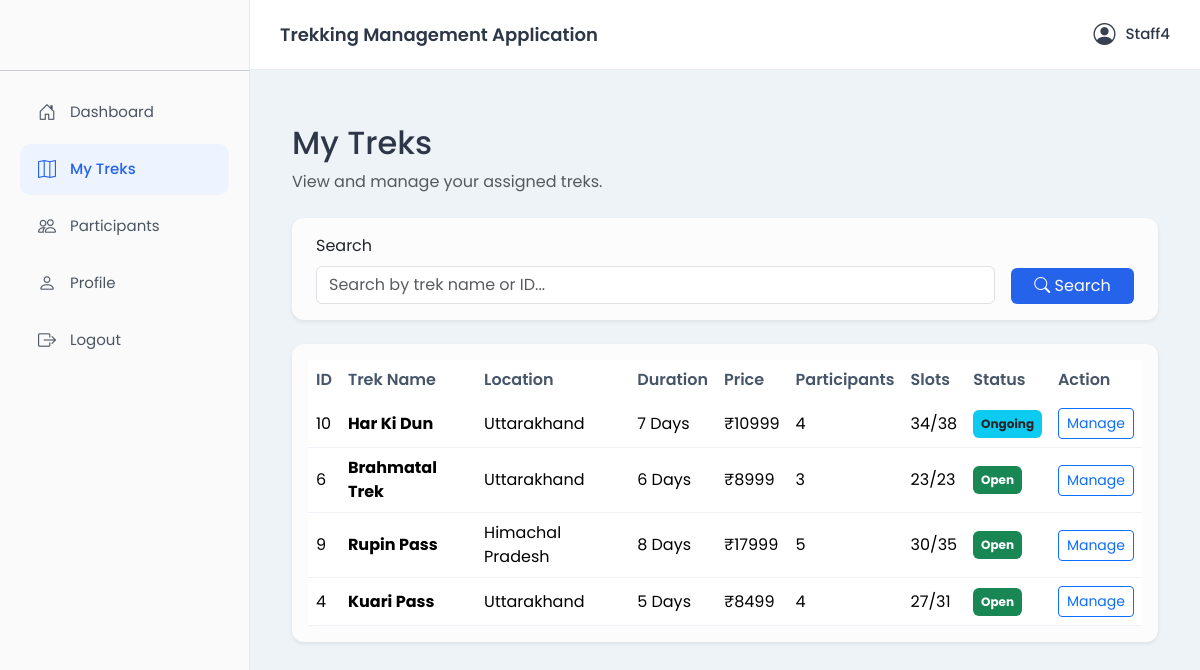
/staff/treks (signed in), run on the app's committed database.
### models.py (models this page shows, shortened)
class User(UserMixin, db.Model) :
    __tablename__ = "users"
    id = db.Column(db.Integer, primary_key = True)
    username = db.Column(db.String(50), unique = True, nullable = False)
    email = db.Column(db.String(120), unique = True, nullable = False)
    password_hash = db.Column(db.String(256), nullable = False)
    full_name = db.Column(db.String(120), nullable = False)
    phone = db.Column(db.String(20))
    role = db.Column(db.String(20), nullable = False, default = "user")  # admin, staff, user
    status = db.Column(db.String(20), nullable = False, default = "active")  # active, blacklisted
    created_at = db.Column(db.DateTime, default = datetime.utcnow)
    bookings = db.relationship("Booking", backref="user", lazy = True)
    assigned_treks = db.relationship("Trek", backref = "assigned_staff", lazy = True, foreign_keys = "Trek.assigned_staff_id")
    staff_profile = db.relationship("StaffProfile", backref = "user", uselist = False, lazy = True)

class Trek(db.Model) :
    __tablename__ = "treks"
    id = db.Column(db.Integer, primary_key = True)
    name = db.Column(db.String(150), nullable = False)
    location = db.Column(db.String(150), nullable = False)
    difficulty = db.Column(db.String(20), nullable = False)  # easy, moderate, hard
    duration_days = db.Column(db.Integer, nullable = False)
    total_slots = db.Column(db.Integer, nullable = False)
    available_slots = db.Column(db.Integer, nullable = False)
    assigned_staff_id = db.Column(db.Integer, db.ForeignKey("users.id"), nullable = True)
    image_url = db.Column(db.String(500),default="")
    price = db.Column(db.Float,nullable=False,default=0)
    status = db.Column(db.String(20), nullable = False, default="open")  # open, closed, started, ongoing, completed
    start_date = db.Column(db.Date, nullable = False)
    end_date = db.Column(db.Date, nullable = False)
    description = db.Column(db.Text, default="")
    created_at = db.Column(db.DateTime, default = datetime.utcnow)
    bookings = db.relationship("Booking", backref = "trek", lazy = True)

### routes/staff.py (the view, shortened to what this page needs)
@staff_bp.route("/treks")
@login_required
def my_treks():
    if current_user.role != "staff":
        flash("Access denied.", "danger")
        return redirect_dashboard(current_user)
    search = request.args.get("search", "").strip()
    query = Trek.query.filter(
        Trek.assigned_staff_id == current_user.id
    )
    treks = query.order_by(Trek.start_date.asc()).all()
    return render_template(
        "staff/my_treks.html",
        treks=treks,
        search=search
    )

### app.py (called while the page is built)
@login_manager.user_loader
def load_user(user_id):
    return db.session.get(User, int(user_id))

### templates/staff/my_treks.html (shortened to what this page needs)
{% extends "base.html" %}
{% block content %}
<div class="container mt-4">
    <div class="d-flex justify-content-between align-items-center mb-4">
        <div>
            <h2>My Treks</h2>
            <p class="text-muted mb-0">
                View and manage your assigned treks.
            </p>
        </div>
    </div>
    <div class="card shadow-sm mb-4">
        <div class="card-body">
            <form method="GET">
                <div class="row g-3 px-2">
                    <div class="col-md-10">
                        <label class="form-label"> Search </label>
                        <input
                            type="text"
                            class="form-control"
                            name="search"
                            placeholder="Search by trek name or ID..."
                            value="{{ search }}"
                        >
                    </div>
                    <div class="col-md-2 d-flex align-items-end">
                        <button class="btn btn-primary w-100">
                            <i class="bi bi-search"></i>
                            Search
                        </button>
                    </div>
                </div>
            </form>
        </div>
    </div>
    {% if treks %}
    <div class="card shadow-sm">
        <div class="card-body">
            <table class="table table-hover align-middle mb-0">
                <thead>
                    <tr>
                        <th>ID</th>
                        <th>Trek Name</th>
                        <th>Location</th>
                        <th>Duration</th>
                        <th>Price</th>
                        <th>Participants</th>
                        <th>Slots</th>
                        <th>Status</th>
                        <th>Action</th>
                    </tr>
                </thead>
                <tbody>
                    {% for trek in treks %}
                    <tr>
                        <td>{{ trek.id }}</td>
                        <td> <strong>{{ trek.name }}</strong> </td>
                        <td>{{ trek.location }}</td>
                        <td>
                            {{ trek.duration_days }}
                             Day{% if trek.duration_days != 1 %}s{% endif %}
                        </td>
                        <td>₹{{ "%.0f"|format(trek.price) }}</td>
                        <td>{{ trek.bookings|length }}</td>
                        <td>{{ trek.available_slots }}/{{ trek.total_slots }}</td>
                        <td>
                            {% if trek.status == "open" %}
                            <span class="badge bg-success py-2"> Open </span>
                            {% elif trek.status == "started" %}
                            <span class="badge bg-warning text-dark py-2"> Started </span>
                            {% elif trek.status == "ongoing" %}
                            <span class="badge bg-info text-dark py-2"> Ongoing </span>
                            {% elif trek.status == "completed" %}
                            <span class="badge bg-primary py-2"> Completed </span>
                            {% else %}
                            <span class="badge bg-danger py-2"> Closed </span>
                            {% endif %}
                        </td>
                        <td>
                            <a href="{{ url_for('staff.manage_trek', trek_id=trek.id) }}"
                                class="btn btn-outline-primary btn-sm">
                                Manage
                            </a>
                        </td>
                    </tr>
                    {% endfor %}
                </tbody>
            </table>
        </div>
    </div>
    {% endif %}
</div>
{% endblock %}

### templates/base.html (shortened to what this page needs)
<!DOCTYPE html>
<html lang="en">
    <head>
        <link href="https://cdn.jsdelivr.net/npm/bootstrap@5.3.3/dist/css/bootstrap.min.css" rel="stylesheet">
        <link rel="stylesheet" href="https://cdn.jsdelivr.net/npm/bootstrap-icons@1.11.3/font/bootstrap-icons.css">
        <link rel="stylesheet" href="{{ url_for('static', filename='css/style.css') }}">
    </head>
    <body>
        {% if current_user.is_authenticated %}
            {% if current_user.role == "admin" %}
                {% set dashboard = 'admin.dashboard' %}
            {% elif current_user.role == "staff" %}
                {% set dashboard = 'staff.dashboard' %}
            {% else %}
                {% set dashboard = 'user.dashboard' %}
            {% endif %}
        <div class="wrapper">
            <aside class="sidebar">
                <hr>
                <ul class="sidebar-menu">
                    <li>
                        <a href="{{ url_for(dashboard) }}"
                        class="{% if request.endpoint==dashboard %}active{% endif %}">
                            <i class="bi bi-house-door"></i>
                            <span>Dashboard</span>
                        </a>
                    </li>
                    {% if current_user.role=="admin" %}
                    <li>
                        <a href="{{ url_for('admin.treks') }}"
                        class="{% if request.endpoint=='admin.treks' %}active{% endif %}">
                            <i class="bi bi-map"></i>
                            <span>Treks</span>
                        </a>
                    </li>
                    <li>
                        <a href="{{ url_for('admin.staff') }}"
                        class="{% if request.endpoint=='admin.staff' %}active{% endif %}">
                            <i class="bi bi-person"></i>
                            <span>Staff</span>
                        </a>
                    </li>
                    <li>
                        <a href="{{ url_for('admin.users') }}"
                        class="{% if request.endpoint=='admin.users' %}active{% endif %}">
                            <i class="bi bi-people"></i>
                            <span>Users</span>
                        </a>
                    </li>
                    <li>
                        <a href="{{ url_for('admin.bookings') }}"
                        class="{% if request.endpoint=='admin.bookings' %}active{% endif %}">
                            <i class="bi bi-calendar-check"></i>
                            <span>Bookings</span>
                        </a>
                    </li>
                    {% elif current_user.role=="staff" %}
                    <li>
                        <a href="{{ url_for('staff.my_treks') }}"
                        class="{% if request.endpoint=='staff.my_treks' %}active{% endif %}">
                            <i class="bi bi-map"></i>
                            <span>My Treks</span>
                        </a>
                    </li>
                    <li>
                        <a href="{{ url_for('staff.participants') }}"
                        class="{% if request.endpoint=='staff.participants' %}active{% endif %}">
                            <i class="bi bi-people"></i>
                            <span>Participants</span>
                        </a>
                    </li>
                    <li>
                        <a href="{{ url_for('staff.profile') }}"
                        class="{% if request.endpoint=='staff.profile' %}active{% endif %}">
                            <i class="bi bi-person"></i>
                            <span>Profile</span>
                        </a>
                    </li>
                    {% endif %}
                    <li>
                        <a href="{{ url_for('auth.logout')}}"
                        class="{% if request.endpoint=='auth.logout' %}active{% endif %}">
                            <i class="bi bi-box-arrow-right"></i>
                            <span>Logout</span>
                        </a>
                    </li>
                </ul>
            </aside>
            <div class="main">
                <nav class="topbar">
                    <h5 class="app-title">Trekking Management Application</h5>
                    <div class="profile">
                        <i class="bi bi-person-circle"></i>
                        <span>{{ current_user.username.capitalize() }}</span>
                    </div>
                </nav>
                <div class="page-content">
                    {% block content %}{% endblock %}
                </div>
            </div>
        </div>
        {% else %}
        {% block public_content %}
        {% endblock %}
        {% endif %}
    </body>
</html>

### static/css/style.css (style rules this page uses)
* { margin:0; padding:0; box-sizing:border-box; }
body { font-family:'Poppins',sans-serif; background:#eef3f8; color:#2d3748; }
.wrapper { display:flex; min-height:100vh; }
.sidebar { width:250px; background:#fafafa; border-right:1px solid #e6e9ef; position:fixed; height:100vh; display:flex; flex-direction:column; }
.sidebar hr { margin-top: 70px; }
.sidebar-menu { list-style:none; padding:0px 20px 12px 20px; }
.sidebar-menu li { margin-bottom:6px; }
.sidebar-menu a { display:flex; align-items:center; gap:14px; text-decoration:none; color:#4b5563; padding:12px 18px; border-radius:10px; transition:.25s; font-size:15px; }
.sidebar-menu a i { font-size:18px; }
.sidebar-menu a.active { background:#edf4ff; color:#2563eb; font-weight:500; }
.main { margin-left:250px; width:calc(100% - 250px); }
.topbar { height:70px; background:#fff; border-bottom:1px solid #e8ecf2; display:flex; justify-content:space-between; align-items:center; padding:0 30px; }
.app-title { font-size:18px; font-weight:600; margin:0; }
.profile { display:flex; align-items:center; gap:10px; cursor:pointer; }
.profile i:first-child { font-size:22px; color:#374151; }
.profile span { font-size:15px; font-weight:500; }
.page-content { padding:30px; }
.card { border:none; border-radius:12px; background:#fcfcfd; box-shadow:0 1px 3px rgba(0,0,0,.08); }
.table { background:#fff; }
.table thead { background:#f8fafc; }
.table th { font-weight:600; border:none; color:#475569; }
.table td { vertical-align:middle; border-color:#eef1f6; }
.btn-primary { background:#2563eb; border:none; }

### data on the page
User: username "Staff4"
Trek: id "10", name "Har Ki Dun", location "Uttarakhand", duration_days "7", price "10999", bookings|length "4", available_slots "34", total_slots "38", status "Ongoing"
Trek: id "6", name "Brahmatal Trek", location "Uttarakhand", duration_days "6", price "8999", bookings|length "3", available_slots "23", total_slots "23", status "Open"
Trek: id "9", name "Rupin Pass", location "Himachal Pradesh", duration_days "8", price "17999", bookings|length "5", available_slots "30", total_slots "35", status "Open"
Trek: id "4", name "Kuari Pass", location "Uttarakhand", duration_days "5", price "8499", bookings|length "4", available_slots "27", total_slots "31", status "Open"
